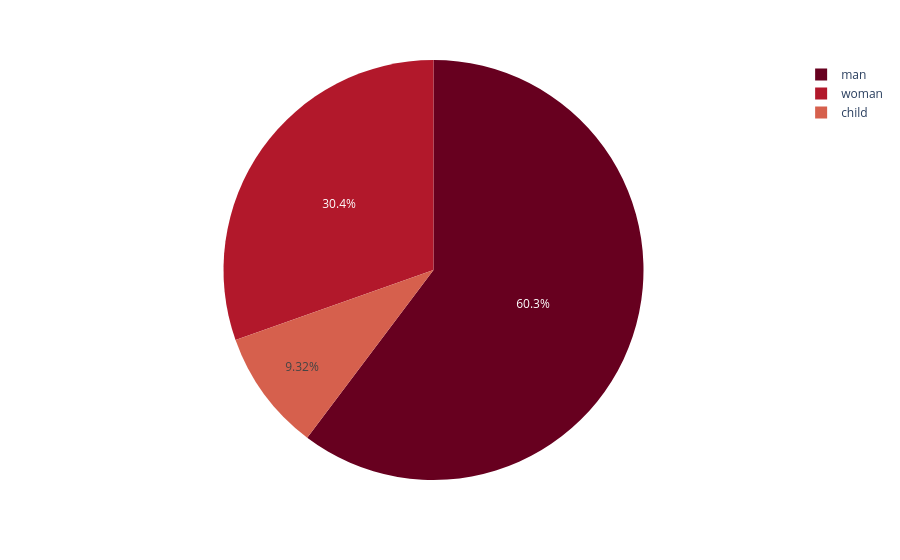

The notebook cell saved with this chart:
### Code cell
# pie chart 
# bi variate analysis
# unvariate analysis
temp_who = titanic.who.value_counts().reset_index()

px.pie(temp_who,values='count',names='who',
      color_discrete_sequence=plotly.colors.sequential.RdBu)

### Figure 1 — Plotly figure (JSON) as saved in the notebook; plotly's stock layout.template omitted (floating-point values rounded to 4 significant figures)
{"data": [{"domain": {"x": [0, 1], "y": [0, 1]}, "hovertemplate": "who=%{label}<br>count=%{value}<extra></extra>", "labels": ["man", "woman", "child"], "legendgroup": "", "name": "", "showlegend": true, "type": "pie", "values": [537, 271, 83]}], "layout": {"legend": {"tracegroupgap": 0}, "margin": {"t": 60}, "piecolorway": ["rgb(103,0,31)", "rgb(178,24,43)", "rgb(214,96,77)", "rgb(244,165,130)", "rgb(253,219,199)", "rgb(247,247,247)", "rgb(209,229,240)", "rgb(146,197,222)", "rgb(67,147,195)", "rgb(33,102,172)", "rgb(5,48,97)"]}}
